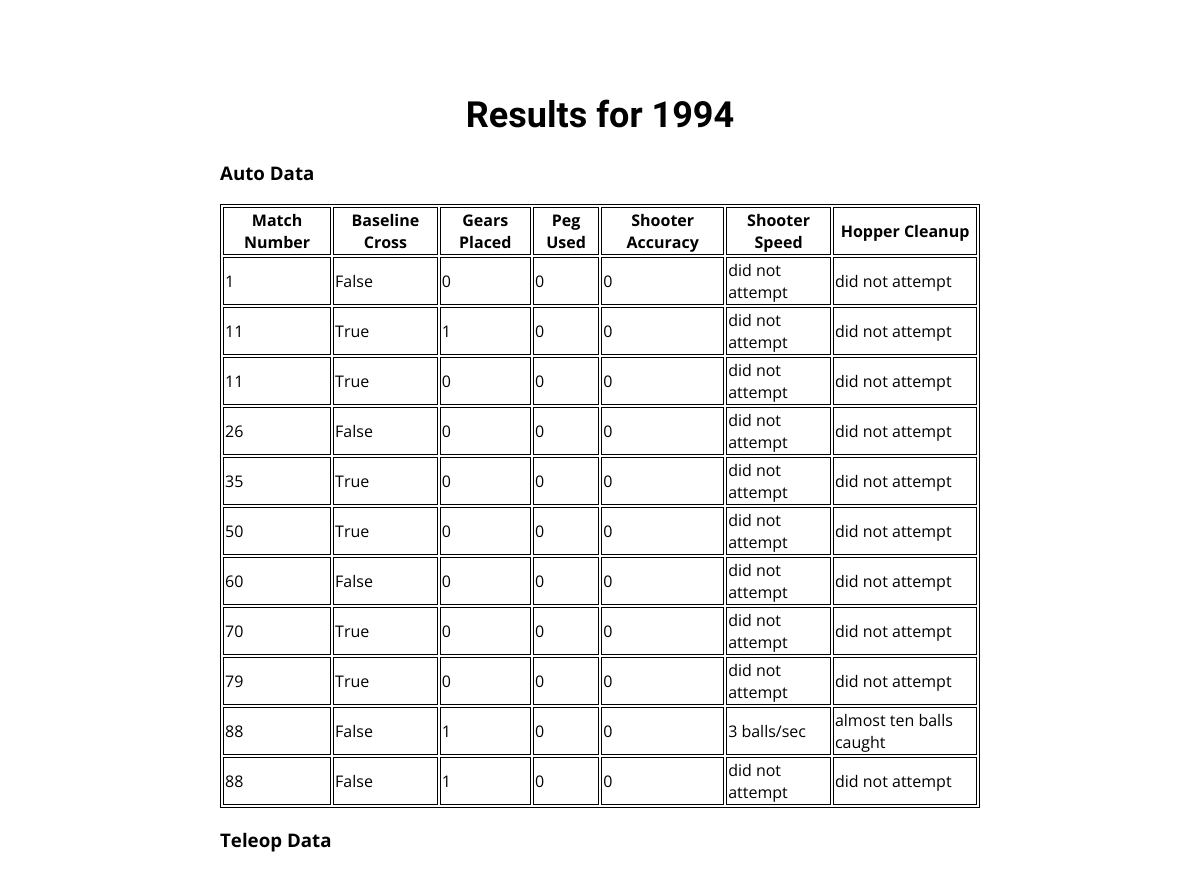
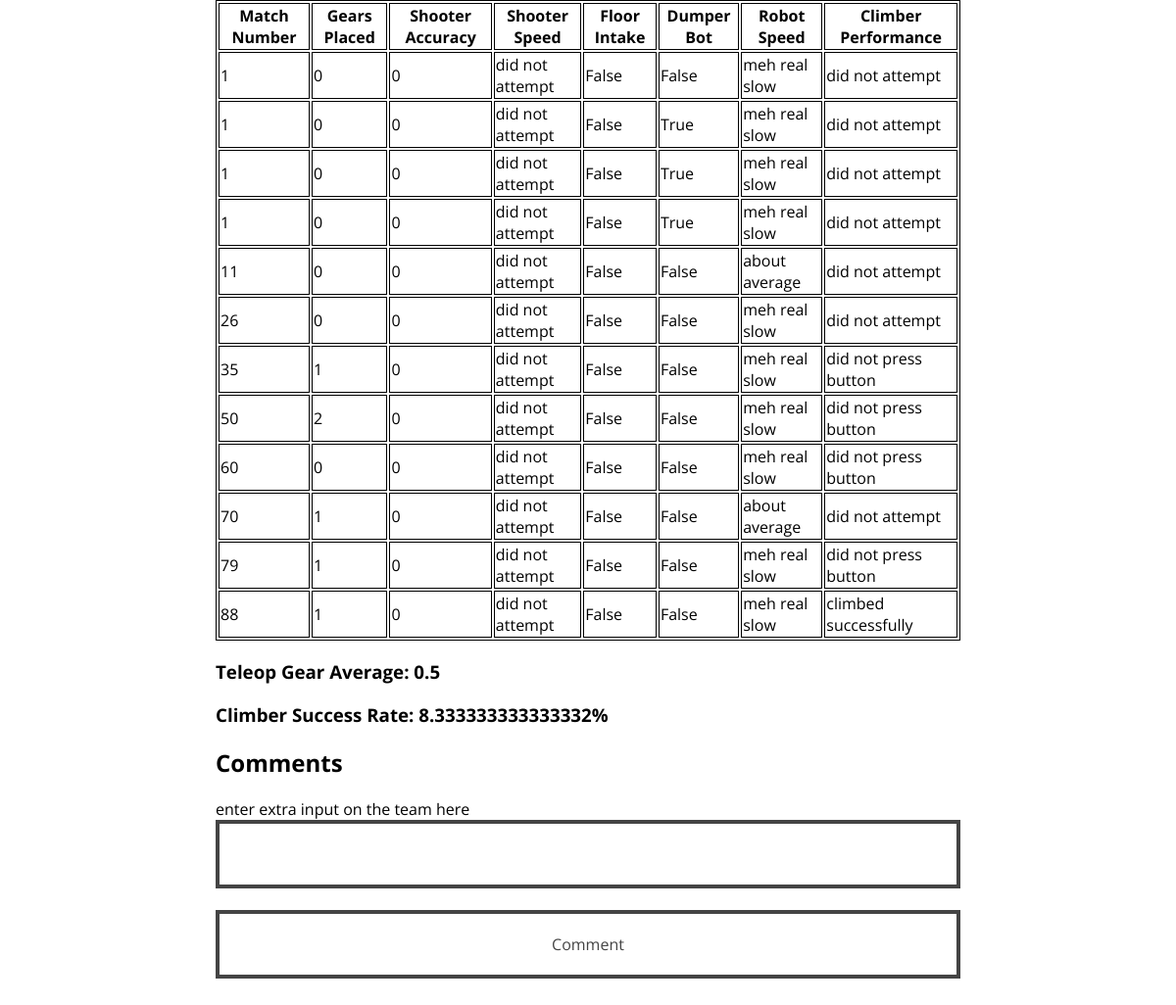
Page /scout/team/1994/ on the committed database (2 pictures, top to bottom).
### scout_app/models.py (models this page shows)
class AutoData(models.Model):
	match_number = models.PositiveIntegerField(default = 0)
	team_number = models.PositiveIntegerField(default = 0)
	baseline_crossed = models.BooleanField(default=False)
	auto_gears_placed = models.IntegerField(choices=GEAR_COUNTER, default = 0)
	peg_placed_on = models.CharField(choices=GEAR_POSITION, default = 0, max_length = 100)
	auto_fuel_accuracy = models.IntegerField(default = 0)
	auto_fuel_speed = models.CharField(choices=SPEED_CHOICES, default = 0, max_length = 100)
	hopper_efficiency = models.CharField(choices=HOPPER_EFFICIENCY, default = 0, max_length = 100)

class TeleopData(models.Model):
	match_number = models.PositiveIntegerField(default = 0)
	team_number = models.PositiveIntegerField(default = 0)
	gears_placed = models.IntegerField(choices=GEAR_COUNTER, default = 0)
	teleop_fuel_accuracy = models.IntegerField(default = 0)
	teleop_fuel_speed = models.CharField(choices=SPEED_CHOICES, default = 0, max_length = 100)
	floor_intake = models.BooleanField(default = False)
	dumper_bot = models.BooleanField(default = False)
	robot_speed = models.CharField(choices=ROBOT_SPEED, max_length = 100, default = 0)
	climber_success = models.CharField(choices=CLIMBER_SUCCESS, max_length = 100, default = 0)
	winning_alliance = models.CharField(choices=WINNING_ALLIANCE, max_length = 100, default = 0)

### scout_app/views.py (the view)
# urls.py: url(r'^team/(?P<team_number>[0-9999]+)/$', views.team_lookup, name = 'team_lookup'),
def team_lookup(request, team_number):
	auto_data = AutoData.objects.order_by('match_number')
	teleop_data = TeleopData.objects.order_by('match_number')
	comments_all = Comments.objects.order_by('scout')
	comments_for_team = []
	team_auto_data = []
	team_teleop_data = []
	teleop_gears_placed =[]
	xAxis = []
	gear_sum = 0
	count = 0
	for team in auto_data:
		if team.team_number == int(team_number):
			team_auto_data.append(team)
	for team in teleop_data:
		if team.team_number == int(team_number):
			team_teleop_data.append(team)
			teleop_gears_placed.append(team.gears_placed)
	for gear in teleop_gears_placed:
		gear_sum += gear
		count += 1
	gear_average = float(gear_sum)/float(count)
	count = 0
	climb_count = 0
	for climb in teleop_data:
		if str(climb.team_number) == str(team_number):
			if climb.climber_success == u"climbed successfully":
				climb_count += 1
			count += 1
	climb_p = (float(climb_count)/float(count)) * 100
	if request.method == 'POST':
		form = CommentForm(request.POST)
		if form.is_valid():
			form = Comments(scout=request.user.username, comment=form.cleaned_data['comment'], team_number = team_number)
			form.save()
		else:
			print form.errors
	else:
		form = CommentForm()
	for comment in comments_all:
		if str(comment.team_number) == str(team_number):
			comments_for_team.append(comment)
	new_other = OtherData(team_number=team_number, climb_percentage = climb_p, gear_average = gear_average)
	context = {'team_number' : team_number, 'team_auto_data' : team_auto_data, 'team_teleop_data' : team_teleop_data, 'gear_average' : gear_average, 'climber_success': climb_p, 'form' : form, 'comments' : comments_for_team}
	return render(request, 'scout_app/team_results.html', context)

### scout_app/forms.py
class CommentForm(forms.Form):
	comment = forms.CharField(help_text="enter extra input on the team here", required = True)
	class Meta:
		model = Comments
		fields = ['comment']

### scout_app/templates/scout_app/team_results.html (shortened to what this page needs)
<!DOCTYPE html>
<html>
        {% load static %}
        <link type="text/css" rel="stylesheet" href="{% static 'scout_app/stylesheet.css' %}" />
	<body>
		<h1> Results for {{ team_number }} </h1>
		{% if team_auto_data %}
			<h3>Auto Data</h3>
			<table id="auto_table">
				<tr>
				    <th>Match Number</th>
                                    <th>Baseline Cross</th>
				    <th>Gears Placed</th>
				    <th>Peg Used</th>
				    <th>Shooter Accuracy</th>
				    <th>Shooter Speed</th>
				    <th>Hopper Cleanup</th>
				</tr>
			{% for team in team_auto_data %}
				<tr>
				    <td>{{ team.match_number }}</td>
				    <td>{{ team.baseline_crossed }}</td>
				    <td>{{ team.auto_gears_placed }}</td>
				    <td>{{ team.peg_placed_on }}</td>
				    <td>{{ team.auto_fuel_accuracy }}</td>
				    <td>{{ team.auto_fuel_speed }}</td>
				    <td>{{ team.hopper_efficiency }}</td>
				</tr>
			{% endfor %}
			</table>
			<h3>Teleop Data</h3>
			<table id="teleop_table">
				<tr>
				    <th>Match Number</th>
				    <th>Gears Placed</th>
				    <th>Shooter Accuracy</th>
				    <th>Shooter Speed</th>
				    <th>Floor Intake</th>
				    <th>Dumper Bot</th>
				    <th>Robot Speed</th>
				    <th>Climber Performance</th>
				</tr>
			{% for team in team_teleop_data %}
				<tr>
				    <td>{{ team.match_number }}</td>
				    <td>{{ team.gears_placed }}</td>
				    <td>{{ team.teleop_fuel_accuracy }}</td>
				    <td>{{ team.teleop_fuel_speed }}</td>
				    <td>{{ team.floor_intake }}</td>
				    <td>{{ team.dumper_bot }}</td>
				    <td>{{ team.robot_speed }}</td>
				    <td>{{ team.climber_success }}</td>
				</tr>
			{% endfor %}
			</table>
		<h3>Teleop Gear Average: {{gear_average}}</h3>
		<h3>Climber Success Rate: {{climber_success}}%</h3>
		<h2>Comments</h2>
		<form action="/scout/team/{{team_number}}/" method="post">
                {% for field in form.visible_fields %}
                        {{ field.help_text }}<br />
                        {{field }}<br />
                {% endfor %}
                <input type="submit" value="Comment" />
		{% else %}
			<p>No data for this team</p>
		{% endif %}
	</body>
</html>

### scout_app/static/scout_app/stylesheet.css (style rules this page uses)
html { background-image: url(steamworks.png); background-size: cover; background-attachment: fixed; }
body { width: 90%; max-width: 800px; font-family: 'Open Sans', sans-serif; background-color: rgba(255, 255, 255, 0.75); padding: 20px; box-sizing: border-box; margin: 50px auto 50px auto; }
h1 { font-family: 'Fugaz One', sans-serif; font-size: 36px; text-align: center; }
a, input { font-family: 'Open Sans', sans-serif; font-size: 16px; text-decoration: none; display: block; width: 100%; text-align: center; padding: 20px; background-color: rgba(255, 255, 255, 0.75); color: #444; box-sizing: border-box; border: 4px solid #444; cursor: pointer; }
table, th, td { border: 1px solid black; }

### rows in the picture
AutoData: match_number "1", baseline_crossed "False", auto_gears_placed "0", peg_placed_on "0", auto_fuel_accuracy "0", auto_fuel_speed "did not attempt", hopper_efficiency "did not attempt"
AutoData: match_number "11", baseline_crossed "True", auto_gears_placed "1", peg_placed_on "0", auto_fuel_accuracy "0", auto_fuel_speed "did not attempt", hopper_efficiency "did not attempt"
AutoData: match_number "11", baseline_crossed "True", auto_gears_placed "0", peg_placed_on "0", auto_fuel_accuracy "0", auto_fuel_speed "did not attempt", hopper_efficiency "did not attempt"
AutoData: match_number "26", baseline_crossed "False", auto_gears_placed "0", peg_placed_on "0", auto_fuel_accuracy "0", auto_fuel_speed "did not attempt", hopper_efficiency "did not attempt"
AutoData: match_number "35", baseline_crossed "True", auto_gears_placed "0", peg_placed_on "0", auto_fuel_accuracy "0", auto_fuel_speed "did not attempt", hopper_efficiency "did not attempt"
AutoData: match_number "50", baseline_crossed "True", auto_gears_placed "0", peg_placed_on "0", auto_fuel_accuracy "0", auto_fuel_speed "did not attempt", hopper_efficiency "did not attempt"
AutoData: match_number "60", baseline_crossed "False", auto_gears_placed "0", peg_placed_on "0", auto_fuel_accuracy "0", auto_fuel_speed "did not attempt", hopper_efficiency "did not attempt"
AutoData: match_number "70", baseline_crossed "True", auto_gears_placed "0", peg_placed_on "0", auto_fuel_accuracy "0", auto_fuel_speed "did not attempt", hopper_efficiency "did not attempt"
AutoData: match_number "79", baseline_crossed "True", auto_gears_placed "0", peg_placed_on "0", auto_fuel_accuracy "0", auto_fuel_speed "did not attempt", hopper_efficiency "did not attempt"
AutoData: match_number "88", baseline_crossed "False", auto_gears_placed "1", peg_placed_on "0", auto_fuel_accuracy "0", auto_fuel_speed "3 balls/sec", hopper_efficiency "almost ten balls caught"
AutoData: match_number "88", baseline_crossed "False", auto_gears_placed "1", peg_placed_on "0", auto_fuel_accuracy "0", auto_fuel_speed "did not attempt", hopper_efficiency "did not attempt"
TeleopData: match_number "1", gears_placed "0", teleop_fuel_accuracy "0", teleop_fuel_speed "did not attempt", floor_intake "False", dumper_bot "False", robot_speed "meh real slow", climber_success "did not attempt"
TeleopData: match_number "1", gears_placed "0", teleop_fuel_accuracy "0", teleop_fuel_speed "did not attempt", floor_intake "False", dumper_bot "True", robot_speed "meh real slow", climber_success "did not attempt"
TeleopData: match_number "1", gears_placed "0", teleop_fuel_accuracy "0", teleop_fuel_speed "did not attempt", floor_intake "False", dumper_bot "True", robot_speed "meh real slow", climber_success "did not attempt"
TeleopData: match_number "1", gears_placed "0", teleop_fuel_accuracy "0", teleop_fuel_speed "did not attempt", floor_intake "False", dumper_bot "True", robot_speed "meh real slow", climber_success "did not attempt"
TeleopData: match_number "11", gears_placed "0", teleop_fuel_accuracy "0", teleop_fuel_speed "did not attempt", floor_intake "False", dumper_bot "False", robot_speed "about average", climber_success "did not attempt"
TeleopData: match_number "26", gears_placed "0", teleop_fuel_accuracy "0", teleop_fuel_speed "did not attempt", floor_intake "False", dumper_bot "False", robot_speed "meh real slow", climber_success "did not attempt"
TeleopData: match_number "35", gears_placed "1", teleop_fuel_accuracy "0", teleop_fuel_speed "did not attempt", floor_intake "False", dumper_bot "False", robot_speed "meh real slow", climber_success "did not press button"
TeleopData: match_number "50", gears_placed "2", teleop_fuel_accuracy "0", teleop_fuel_speed "did not attempt", floor_intake "False", dumper_bot "False", robot_speed "meh real slow", climber_success "did not press button"
TeleopData: match_number "60", gears_placed "0", teleop_fuel_accuracy "0", teleop_fuel_speed "did not attempt", floor_intake "False", dumper_bot "False", robot_speed "meh real slow", climber_success "did not press button"
TeleopData: match_number "70", gears_placed "1", teleop_fuel_accuracy "0", teleop_fuel_speed "did not attempt", floor_intake "False", dumper_bot "False", robot_speed "about average", climber_success "did not attempt"
TeleopData: match_number "79", gears_placed "1", teleop_fuel_accuracy "0", teleop_fuel_speed "did not attempt", floor_intake "False", dumper_bot "False", robot_speed "meh real slow", climber_success "did not press button"
TeleopData: match_number "88", gears_placed "1", teleop_fuel_accuracy "0", teleop_fuel_speed "did not attempt", floor_intake "False", dumper_bot "False", robot_speed "meh real slow", climber_success "climbed successfully"

### other values in the picture
{{ team_number }} "1994"
{{ gear_average }} "0.5"
{{ climber_success }} "8.333333333333332"
{{ field.help_text }} "enter extra input on the team here"
